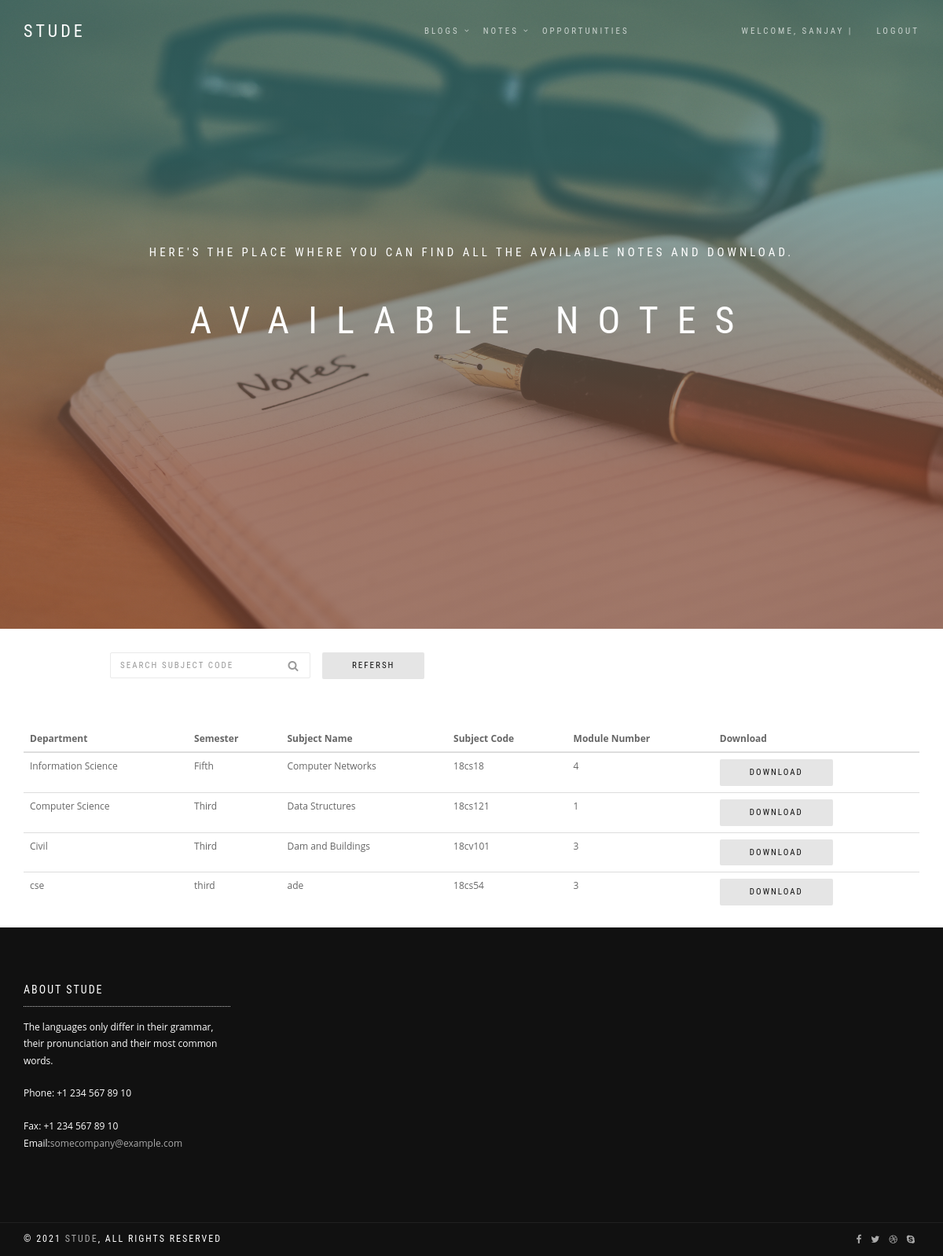
Page /available_notes/ (signed in) on the committed database.
### users/models.py (models this page shows)
class StudentUser(AbstractUser):
    fullname = models.CharField(max_length=50)
    degree = models.CharField(max_length=50)
    year_sem = models.CharField(max_length=50)
    college_name = models.CharField(max_length=50)
    date_of_birth = models.DateField(null=True)

### notes/models.py (models this page shows, shortened)
class AvailableNotes(models.Model):
    department = models.CharField(max_length=100)
    semester = models.CharField(max_length=100)
    subject_name = models.CharField(max_length=100)
    subject_code = models.CharField(max_length=100)
    module_number = models.CharField(max_length=100)
    notes_file = models.FileField(upload_to='notes_files')
    student_user = models.ForeignKey(StudentUser, on_delete=models.CASCADE, null=True)

### notes/views.py (the view)
# urls.py: path('available_notes/', views.available_notes, name='available_notes'),
@login_required(login_url='login')
def available_notes(request):
    if request.method == 'POST':
        search_query = request.POST.get('search')
        sql_query = f"SELECT * FROM notes_availablenotes WHERE subject_code='{search_query}'"
        objects = AvailableNotes.objects.raw(sql_query)
        context = {
            'notes': objects,
        }
        print(objects)
        return render(request, 'available_notes.html', context)
    else:
        objects = AvailableNotes.objects.raw("SELECT * FROM notes_availablenotes")
        context = {
            'notes': objects,
        }
        print(objects)
        return render(request, 'available_notes.html', context)

### templates/available_notes.html (shortened to what this page needs)
{% load static %}
<!DOCTYPE html>
<html lang="en-US" dir="ltr" xmlns="http://www.w3.org/1999/html">
  <head>
    <link href="{% static "assets/lib/bootstrap/dist/css/bootstrap.min.css" %}" rel="stylesheet">
    <link href="{% static "assets/lib/animate.css/animate.css" %}" rel="stylesheet">
    <link href="{% static "assets/lib/components-font-awesome/css/font-awesome.min.css" %}" rel="stylesheet">
    <link href="{% static "assets/lib/et-line-font/et-line-font.css" %}" rel="stylesheet">
    <link href="{% static "assets/lib/flexslider/flexslider.css" %}" rel="stylesheet">
    <link href="{% static "assets/lib/owl.carousel/dist/assets/owl.carousel.min.css" %}" rel="stylesheet">
    <link href="{% static "/lib/owl.carousel/dist/assets/owl.theme.default.min.css" %}" rel="stylesheet">
    <link href="{% static "assets/lib/magnific-popup/dist/magnific-popup.css" %}" rel="stylesheet">
    <link href="{% static "assets/lib/simple-text-rotator/simpletextrotator.css" %}" rel="stylesheet">
    <link href="{% static "assets/css/style.css" %}" rel="stylesheet">
    <link id="color-scheme" href="{% static "assets/css/colors/default.css" %}" rel="stylesheet">
  </head>
  <body data-spy="scroll" data-target=".onpage-navigation" data-offset="60">
    <main>
      <nav class="navbar navbar-custom navbar-transparent navbar-fixed-top one-page" role="navigation">
        <div class="container">
          <div class="navbar-header">
            <a class="navbar-brand" href="{% url 'home' %}">Stude</a>
          </div>
          <div class="collapse navbar-collapse" id="custom-collapse">
            <ul class="nav navbar-nav navbar-right">
              <li class="dropdown"><a class="dropdown-toggle" href="#" data-toggle="dropdown">Blogs</a>
              </li>
              <li class="dropdown"><a class="dropdown-toggle" href="#" data-toggle="dropdown">Notes</a>
              </li>
              <li class="dropdown"><a class="dropdown-scroll" href="{% url 'events_view' %}">Opportunities</a></li>
              <li><a class="section-scroll"> &nbsp &nbsp &nbsp &nbsp &nbsp &nbsp &nbsp &nbsp </a></li>
                  <li><a class="section-scroll">welcome, {{ request.user.username }} |</a></li>
                  <li><a class="section-scroll" href="{% url 'logout' %}">logout</a></li>
            </ul>
          </div>
        </div>
      </nav>
      <section class="home-section home-full-height bg-dark bg-gradient" id="home" data-background="{% static "assets/images/notes.jpg" %}">
        <div class="titan-caption">
          <div class="caption-content">
            <div class="font-alt mb-30 titan-title-size-1">Here's the place where you can find all the available notes and download.</div>
            <div class="font-alt mb-40 titan-title-size-4">Available Notes</div>
          </div>
        </div>
      </section>
      <div style="padding-top: 30px;" class="main">
              <div class="container">
                <div class="col-sm-4 col-md-3 col-md-offset-1 sidebar">
                <div class="widget">
                  <form role="form" method="post">
                    <div class="search-box">
                      <input class="form-control" name="search" type="text" placeholder="Search Subject code"/>
                      <button class="search-btn" type="submit"><i class="fa fa-search"></i></button>
                    </div>
                  </form>
                </div>
                </div>
                    <a type="button" href="{% url 'available_notes' %}" class="btn btn-g btn-round">Refersh</a>
                    <table class="table table-dark">
                    <thead>
                        <tr>
                          <th scope="col">Department</th>
                          <th scope="col">Semester</th>
                          <th scope="col">Subject Name</th>
                          <th scope="col">Subject Code</th>
                          <th scope="col">Module Number</th>
                          <th scope="col">Download</th>
                        </tr>
                    </thead>
                  <tbody>
                  {% for note in notes %}
                    <tr>
                      <td>{{ note.department }}</td>
                      <td>{{ note.semester }}</td>
                      <td>{{ note.subject_name }}</td>
                      <td>{{ note.subject_code }}</td>
                      <td>{{ note.module_number }}</td>
                      <td><a type="button" href="{{ note.notes_file.url }}" download="{{ note.notes_file }}" class="btn btn-g btn-round">Download</a></td>
                    </tr>
                  {% endfor %}
                  </tbody>
                </table>
              </div>
      </div>
        <div class="module-small bg-dark">
          <div class="container">
            <div class="row">
              <div class="col-sm-3">
                <div class="widget">
                  <h5 class="widget-title font-alt">About Stude</h5>
                  <p>The languages only differ in their grammar, their pronunciation and their most common words.</p>
                  <p>Phone: +1 234 567 89 10</p>Fax: +1 234 567 89 10
                  <p>Email:<a href="#">somecompany@example.com</a></p>
                </div>
              </div>
            </div>
          </div>
        </div>
        <footer class="footer bg-dark">
          <div class="container">
            <div class="row">
              <div class="col-sm-6">
                <p class="copyright font-alt">&copy; 2021&nbsp;<a href="index.html">Stude</a>, All Rights Reserved</p>
              </div>
              <div class="col-sm-6">
                <div class="footer-social-links"><a href="#"><i class="fa fa-facebook"></i></a><a href="#"><i class="fa fa-twitter"></i></a><a href="#"><i class="fa fa-dribbble"></i></a><a href="#"><i class="fa fa-skype"></i></a>
                </div>
              </div>
            </div>
          </div>
        </footer>
    </main>
  </body>
</html>

### rows in the picture
StudentUser: user.username "SANJAY"
AvailableNotes: department "Information Science", semester "Fifth", subject_name "Computer Networks", subject_code "18cs18", module_number "4"
AvailableNotes: department "Computer Science", semester "Third", subject_name "Data Structures", subject_code "18cs121", module_number "1"
AvailableNotes: department "Civil", semester "Third", subject_name "Dam and Buildings", subject_code "18cv101", module_number "3"
AvailableNotes: department "cse", semester "third", subject_name "ade", subject_code "18cs54", module_number "3"
